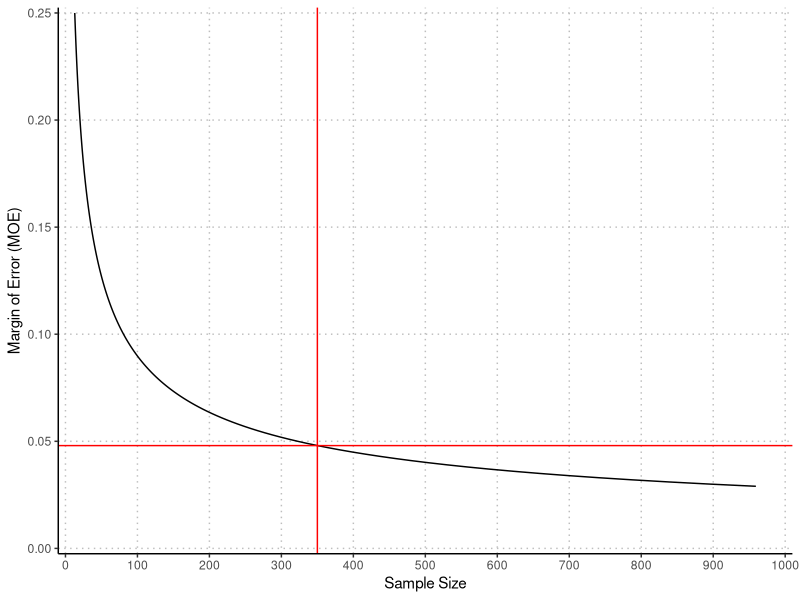
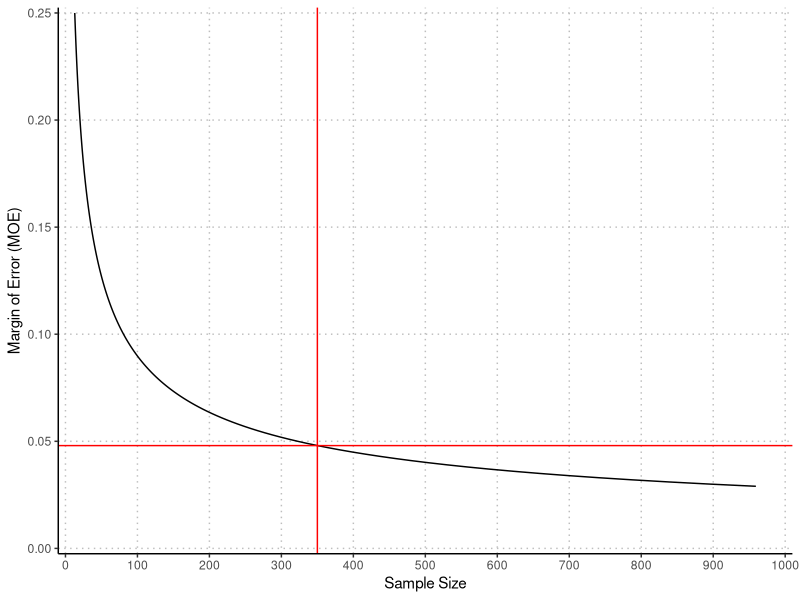

Write R code to recreate these figures, in order.
# This script contains the sample size caluculation based on a precision analysis

# Load package
library("tidyverse")


# For proportions, using 0.5 as the expected proportion is appropriate in 
# situations where you do not know what to expect - this is the most conservative 
# approach because it leads to a maximal sample size estimate. See Gelman & Hill (2006, p. 442).

# Simulation of a range of margins of errors (MOE) for a given hypothesized proportion and 
# 95% confidence interval.

moe <- seq(0.01,1,0.001) # range of margin of error for the 95% confidence interval
p <- 0.30 # expected proportion of studies with a pre-study power calculation
z <- 1.96 # corresponding to the desired confidence interval (e.g., 1.96 for a 95% confidence interval)
n <- numeric() # number of studies
n_all <- vector("numeric", length = length(moe))

for (i in 1:length(moe)) { #for each simulated experiment
n <- ((sqrt(p*(1-p))*z) /moe[i])^2
n_all[i] <- n
}

df <- data.frame(moe = moe, n_all = round(n_all, 0))
colnames(df) <- c("Margin of Error", "Sample Size")
table <- df %>% filter(n_all > 280 & n_all < 500)
write.table(table, file = "table.txt", sep = ",", quote = FALSE, row.names = F)

# sample size required to obtain a proportion of 20% given a 95% confidence interval
# and a margin of error of 0.05
n <- ((sqrt(0.3*(1-0.3))*1.96) /0.05)^2
print(n)

#now plot histograms of margin of error vs. sample size
sample_size <- ggplot(data = df) + geom_line(aes(x = n_all, y = moe)) +
  scale_x_continuous(expand = c(0.01, 0),limits=c(0, 1000), breaks = seq(0,1000, 100)) +
  scale_y_continuous(expand = c(0.01, 0), limits=c(0,0.25), breaks = seq(0,0.5,0.05)) +
  ylab("Margin of Error (MOE)") +
  xlab("Sample Size") +
  theme_classic() +
  theme(panel.grid.major = element_line(colour = "gray", linetype = "dotted")) +
  geom_vline(xintercept = 350, colour = "red") +
  geom_hline(yintercept = 0.048, colour = "red")
  
print(sample_size)

ggsave("sample_size.pdf")
